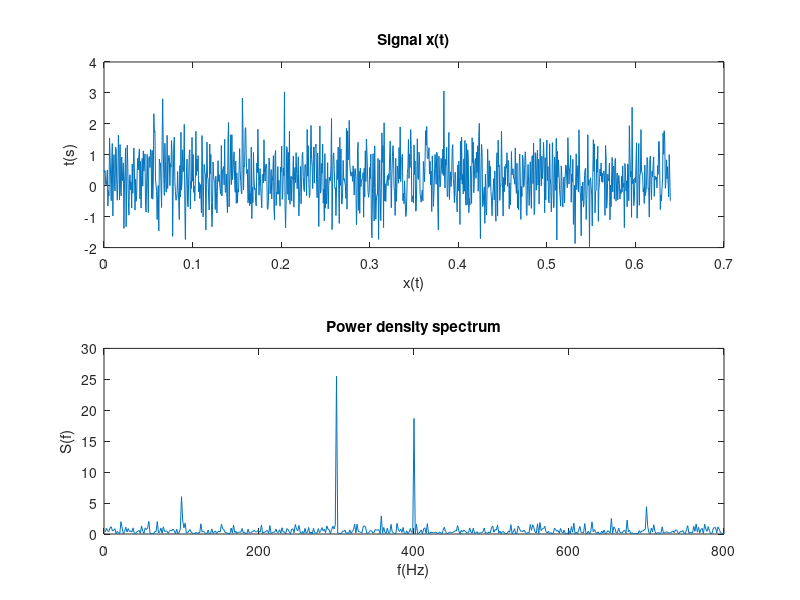

MATLAB code for this plot:
%hw 4.5
clear;
%create spectrum
fs = 1600; N = 1024;
k = 0:(N-1);
t = k/fs;
x = sin(400*pi*t).^2.*cos(300*pi*t).^2;
noise = normrnd(0,1/sqrt(2),[1,N]);
x = x+noise;
plot(t,x);
%calculate fourier transfrom
X = fft(x);
f = [0:N/2 -N/2+1:-1]/(N/fs);
indx = find(f>0);
%calculate power spectrum
S = X.*conj(X)/N;
%calculate average power
P_x = sum(S)/N;
P_v = sum(noise.*noise)/N;
disp(['Average power of x(k) = ',num2str(P_x)]);
disp(['Average power of v(k) = ',num2str(P_v)]);
%plot result
subplot(2,1,1);
plot(t,x);
xlabel('x(t)');
ylabel('t(s)');
title('Signal x(t)');
subplot(2,1,2); 
plot(f(indx),S(indx));
xlabel('f(Hz)');
ylabel('S(f)');
title('Power density spectrum');